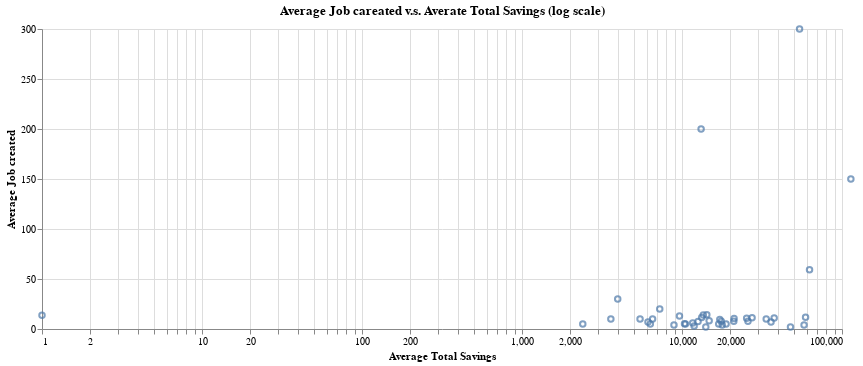

The cell this chart's notebook holds for it:
### Code cell
# plot the Average Job careated v.s. Averate Total Savings (log scale)
alt.Chart(df_byNTA)\
.mark_point()\
.encode(x=alt.X('Average Total Savings', scale=alt.Scale(type='log',domain=[1,100000])),\
        y='Average Job created')\
.properties(title='Average Job careated v.s. Averate Total Savings (log scale)',
           width=800,
        height=300)

### Figure 1 — Vega-Lite specification as saved in the notebook (floating-point values rounded to 4 significant figures)
{"config": {"view": {"continuousWidth": 300, "continuousHeight": 300}}, "data": {"name": "data-99d0ca8732fa6ddad6b16026ffd36e5f"}, "mark": {"type": "point"}, "encoding": {"x": {"field": "Average Total Savings", "scale": {"domain": [1, 100000], "type": "log"}, "type": "quantitative"}, "y": {"field": "Average Job created", "type": "quantitative"}}, "height": 300, "title": "Average Job careated v.s. Averate Total Savings (log scale)", "width": 800, "$schema": "https://vega.github.io/schema/vega-lite/v5.8.0.json", "datasets": {"data-99d0ca8732fa6ddad6b16026ffd36e5f": [{"Neighborhood Tabulation Area (NTA) (2020)": "BK0101", "business count per NTA": 78, "Average Total Savings": 10370.0, "Average Job created": 5.333}, {"Neighborhood Tabulation Area (NTA) (2020)": "BK0102", "business count per NTA": 9, "Average Total Savings": 12600.0, "Average Job created": 7.5}, {"Neighborhood Tabulation Area (NTA) (2020)": "BK0103", "business count per NTA": 7, "Average Total Savings": 19150.0, "Average Job created": null}, {"Neighborhood Tabulation Area (NTA) (2020)": "BK0104", "business count per NTA": 104, "Average Total Savings": 21160.0, "Average Job created": 10.39}, {"Neighborhood Tabulation Area (NTA) (2020)": "BK0201", "business count per NTA": 11, "Average Total Savings": 15100.0, "Average Job created": null}, {"Neighborhood Tabulation Area (NTA) (2020)": "BK0202", "business count per NTA": 39, "Average Total Savings": 74010.0, "Average Job created": null}, {"Neighborhood Tabulation Area (NTA) (2020)": "BK0203", "business count per NTA": 8, "Average Total Savings": 54290.0, "Average Job created": 300.0}, {"Neighborhood Tabulation Area (NTA) (2020)": "BK0261", "business count per NTA": 40, "Average Total Savings": 12880.0, "Average Job created": null}, {"Neighborhood Tabulation Area (NTA) (2020)": "BK0301", "business count per NTA": 12, "Average Total Savings": 57930.0, "Average Job created": 4.0}, {"Neighborhood Tabulation Area (NTA) (2020)": "BK0401", "business count per NTA": 7, "Average Total Savings": 6129.0, "Average Job created": 7.0}, {"Neighborhood Tabulation Area (NTA) (2020)": "BK0502", "business count per NTA": 21, "Average Total Savings": 13810.0, "Average Job created": null}, {"Neighborhood Tabulation Area (NTA) (2020)": "BK0503", "business count per NTA": 27, "Average Total Savings": 62670.0, "Average Job created": 59.29}, {"Neighborhood Tabulation Area (NTA) (2020)": "BK0504", "business count per NTA": 6, "Average Total Savings": 35060.0, "Average Job created": null}, {"Neighborhood Tabulation Area (NTA) (2020)": "BK0601", "business count per NTA": 84, "Average Total Savings": 25360.0, "Average Job created": 10.78}, {"Neighborhood Tabulation Area (NTA) (2020)": "BK0701", "business count per NTA": 5, "Average Total Savings": 68500.0, "Average Job created": null}, {"Neighborhood Tabulation Area (NTA) (2020)": "BK0702", "business count per NTA": 259, "Average Total Savings": 17600.0, "Average Job created": 7.667}, {"Neighborhood Tabulation Area (NTA) (2020)": "BK0802", "business count per NTA": 44, "Average Total Savings": 3621.0, "Average Job created": null}, {"Neighborhood Tabulation Area (NTA) (2020)": "BK1202", "business count per NTA": 7, "Average Total Savings": 9643.0, "Average Job created": 13.0}, {"Neighborhood Tabulation Area (NTA) (2020)": "BK1302", "business count per NTA": 5, "Average Total Savings": 36410.0, "Average Job created": null}, {"Neighborhood Tabulation Area (NTA) (2020)": "BK1403", "business count per NTA": 7, "Average Total Savings": 388900.0, "Average Job created": null}, {"Neighborhood Tabulation Area (NTA) (2020)": "BK1602", "business count per NTA": 18, "Average Total Savings": -3744.0, "Average Job created": 13.75}, {"Neighborhood Tabulation Area (NTA) (2020)": "BK1701", "business count per NTA": 5, "Average Total Savings": 12050.0, "Average Job created": null}, {"Neighborhood Tabulation Area (NTA) (2020)": "BK1702", "business count per NTA": 9, "Average Total Savings": 37680.0, "Average Job created": 11.0}, {"Neighborhood Tabulation Area (NTA) (2020)": "BK1704", "business count per NTA": 5, "Average Total Savings": 484.3, "Average Job created": null}, {"Neighborhood Tabulation Area (NTA) (2020)": "BK1801", "business count per NTA": 5, "Average Total Savings": 611.0, "Average Job created": null}, {"Neighborhood Tabulation Area (NTA) (2020)": "BK1803", "business count per NTA": 9, "Average Total Savings": 14780.0, "Average Job created": 8.333}, {"Neighborhood Tabulation Area (NTA) (2020)": "BX0101", "business count per NTA": 58, "Average Total Savings": 17230.0, "Average Job created": 9.636}, {"Neighborhood Tabulation Area (NTA) (2020)": "BX0201", "business count per NTA": 119, "Average Total Savings": 21080.0, "Average Job created": 7.824}, {"Neighborhood Tabulation Area (NTA) (2020)": "BX0302", "business count per NTA": 10, "Average Total Savings": 36010.0, "Average Job created": 7.0}, {"Neighborhood Tabulation Area (NTA) (2020)": "BX0703", "business count per NTA": 10, "Average Total Savings": 327200.0, "Average Job created": null}, {"Neighborhood Tabulation Area (NTA) (2020)": "BX1001", "business count per NTA": 17, "Average Total Savings": 10510.0, "Average Job created": 5.0}, {"Neighborhood Tabulation Area (NTA) (2020)": "BX1102", "business count per NTA": 8, "Average Total Savings": 726300.0, "Average Job created": null}, {"Neighborhood Tabulation Area (NTA) (2020)": "BX1161", "business count per NTA": 9, "Average Total Savings": 13160.0, "Average Job created": 200.0}, {"Neighborhood Tabulation Area (NTA) (2020)": "BX1202", "business count per NTA": 7, "Average Total Savings": 20570.0, "Average Job created": null}, {"Neighborhood Tabulation Area (NTA) (2020)": "MN0101", "business count per NTA": 30, "Average Total Savings": 431100.0, "Average Job created": null}, {"Neighborhood Tabulation Area (NTA) (2020)": "MN0102", "business count per NTA": 15, "Average Total Savings": 47660.0, "Average Job created": 2.0}, {"Neighborhood Tabulation Area (NTA) (2020)": "MN0401", "business count per NTA": 16, "Average Total Savings": 16970.0, "Average Job created": 5.0}, {"Neighborhood Tabulation Area (NTA) (2020)": "MN0501", "business count per NTA": 6, "Average Total Savings": 17840.0, "Average Job created": 4.0}, {"Neighborhood Tabulation Area (NTA) (2020)": "MN0502", "business count per NTA": 10, "Average Total Savings": 33840.0, "Average Job created": null}, {"Neighborhood Tabulation Area (NTA) (2020)": "MN0902", "business count per NTA": 49, "Average Total Savings": 2398.0, "Average Job created": 5.0}, {"Neighborhood Tabulation Area (NTA) (2020)": "MN1001", "business count per NTA": 5, "Average Total Savings": 20200.0, "Average Job created": null}, {"Neighborhood Tabulation Area (NTA) (2020)": "MN1102", "business count per NTA": 16, "Average Total Savings": 8909.0, "Average Job created": 4.0}, {"Neighborhood Tabulation Area (NTA) (2020)": "MN1201", "business count per NTA": 5, "Average Total Savings": 1442.0, "Average Job created": null}, {"Neighborhood Tabulation Area (NTA) (2020)": "QN0101", "business count per NTA": 37, "Average Total Savings": 14290.0, "Average Job created": 14.29}, {"Neighborhood Tabulation Area (NTA) (2020)": "QN0103", "business count per NTA": 16, "Average Total Savings": 14080.0, "Average Job created": 2.0}, {"Neighborhood Tabulation Area (NTA) (2020)": "QN0104", "business count per NTA": 11, "Average Total Savings": 25840.0, "Average Job created": 7.667}, {"Neighborhood Tabulation Area (NTA) (2020)": "QN0105", "business count per NTA": 87, "Average Total Savings": 59200.0, "Average Job created": 11.67}, {"Neighborhood Tabulation Area (NTA) (2020)": "QN0161", "business count per NTA": 20, "Average Total Savings": 2489.0, "Average Job created": null}, {"Neighborhood Tabulation Area (NTA) (2020)": "QN0201", "business count per NTA": 176, "Average Total Savings": 27410.0, "Average Job created": 11.14}, {"Neighborhood Tabulation Area (NTA) (2020)": "QN0202", "business count per NTA": 174, "Average Total Savings": 13590.0, "Average Job created": 13.89}, {"Neighborhood Tabulation Area (NTA) (2020)": "QN0203", "business count per NTA": 22, "Average Total Savings": 6549.0, "Average Job created": 10.0}, {"Neighborhood Tabulation Area (NTA) (2020)": "QN0261", "business count per NTA": 7, "Average Total Savings": 3965.0, "Average Job created": 30.0}, {"Neighborhood Tabulation Area (NTA) (2020)": "QN0402", "business count per NTA": 11, "Average Total Savings": 18860.0, "Average Job created": 5.0}, {"Neighborhood Tabulation Area (NTA) (2020)": "QN0501", "business count per NTA": 69, "Average Total Savings": 13280.0, "Average Job created": 11.47}, {"Neighborhood Tabulation Area (NTA) (2020)": "QN0502", "business count per NTA": 17, "Average Total Savings": 11910.0, "Average Job created": 3.0}, {"Neighborhood Tabulation Area (NTA) (2020)": "QN0503", "business count per NTA": 10, "Average Total Savings": 5468.0, "Average Job created": 10.0}, {"Neighborhood Tabulation Area (NTA) (2020)": "QN0602", "business count per NTA": 5, "Average Total Savings": 9786.0, "Average Job created": null}, {"Neighborhood Tabulation Area (NTA) (2020)": "QN0701", "business count per NTA": 44, "Average Total Savings": 33600.0, "Average Job created": 10.0}, {"Neighborhood Tabulation Area (NTA) (2020)": "QN0702", "business count per NTA": 5, "Average Total Savings": 96550.0, "Average Job created": null}, {"Neighborhood Tabulation Area (NTA) (2020)": "QN0707", "business count per NTA": 16, "Average Total Savings": 17200.0, "Average Job created": null}, {"Neighborhood Tabulation Area (NTA) (2020)": "QN0902", "business count per NTA": 11, "Average Total Savings": 11660.0, "Average Job created": 6.0}, {"Neighborhood Tabulation Area (NTA) (2020)": "QN0904", "business count per NTA": 12, "Average Total Savings": 1740.0, "Average Job created": null}, {"Neighborhood Tabulation Area (NTA) (2020)": "QN1002", "business count per NTA": 9, "Average Total Savings": 6023.0, "Average Job created": null}, {"Neighborhood Tabulation Area (NTA) (2020)": "QN1201", "business count per NTA": 11, "Average Total Savings": 7259.0, "Average Job created": 20.0}, {"Neighborhood Tabulation Area (NTA) (2020)": "QN1203", "business count per NTA": 5, "Average Total Savings": 16920.0, "Average Job created": null}, {"Neighborhood Tabulation Area (NTA) (2020)": "QN1205", "business count per NTA": 9, "Average Total Savings": 27350.0, "Average Job created": null}, {"Neighborhood Tabulation Area (NTA) (2020)": "QN1303", "business count per NTA": 10, "Average Total Savings": 3592.0, "Average Job created": 10.0}, {"Neighborhood Tabulation Area (NTA) (2020)": "QN1305", "business count per NTA": 5, "Average Total Savings": 166400.0, "Average Job created": null}, {"Neighborhood Tabulation Area (NTA) (2020)": "QN1306", "business count per NTA": 25, "Average Total Savings": 21160.0, "Average Job created": null}, {"Neighborhood Tabulation Area (NTA) (2020)": "SI0106", "business count per NTA": 7, "Average Total Savings": 6338.0, "Average Job created": 5.0}, {"Neighborhood Tabulation Area (NTA) (2020)": "SI0107", "business count per NTA": 15, "Average Total Savings": 113600.0, "Average Job created": 150.0}, {"Neighborhood Tabulation Area (NTA) (2020)": "SI0204", "business count per NTA": 12, "Average Total Savings": 605500.0, "Average Job created": null}]}}
